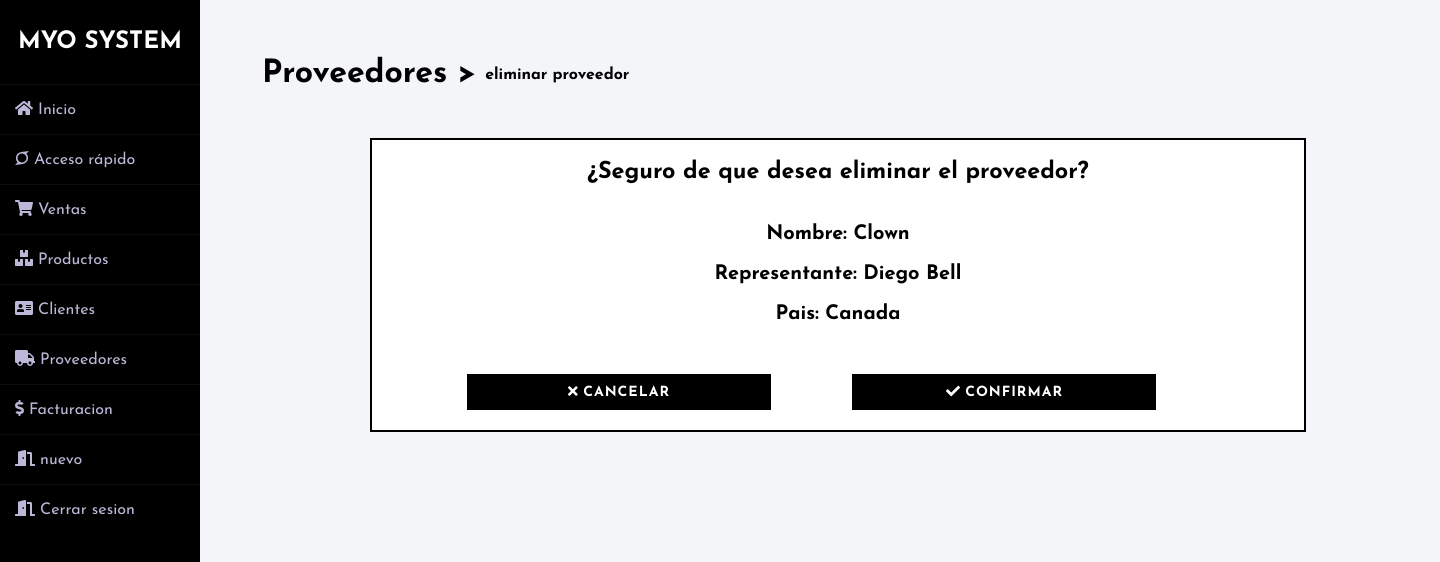
/d_prov.php?id=1 (signed in), run on the app's committed database.
### tables this page shows
CREATE TABLE `proveedor` (
  `idproveedor` int(11) NOT NULL,
  `nombreprov` varchar(255) NOT NULL,
  `representante` varchar(255) NOT NULL,
  `telefono` varchar(255) NOT NULL,
  `pais` varchar(255) NOT NULL,
  `activo` char(2) NOT NULL DEFAULT 'si'
);

### d_prov.php (the view, shortened to what this page needs)
<?php
  include 'links/d_clientelinks.php';
  include 'back/conexion.php';
 ?>
<?php
    $id = $_GET["id"];
    $cons = "SELECT nombreprov,representante,pais FROM proveedor WHERE idproveedor = $id";
    $ejec = mysqli_query($con,$cons);
    $rs = mysqli_fetch_array($ejec);
?>
<!DOCTYPE html>
<html>
<head>
</head>
<body>
	<div class="wrapper">
    <?php
    include 'links/sidebar.php';
    ?>
    <div class="main_content">
    <h1 class="black down"><a class="black" href="proveedores.php">Proveedores</a> ></h1>
    <h4 class="downr2">eliminar proveedor</h4>
    <div class="downp">
        <div class="conf">
          <h3 align="center">¿Seguro de que desea eliminar el proveedor?</h3><br><br>
          <h4 align="center">Nombre: <?php echo $rs["nombreprov"]; ?></h4><br>
          <h4 align="center">Representante: <?php echo $rs["representante"]; ?></h4><br>
          <h4 align="center">Pais: <?php echo $rs["pais"]; ?></h4>
          <button class="bot bot2 btn btn-2" onclick="window.location.href = 'proveedores.php';" ><i class="fas fa-times"></i>  cancelar </button>
          <button class="bot bot2 btn btn-2" onclick="window.location.href = 'back/b_dproveedor.php?id=<?php echo $id ?>';" ><i class="fas fa-check"></i>  confirmar </button>
        </div>
    </div>
        </div>
    	</div>
</body>
</html>

### css/cssgeneral.css (style rules this page uses)
.down { transform: translate(5%, 180%); }
.downr2 { transform: translate(23%, 220%); }
* { outline:none !important; }
a { text-decoration: none !important;outline: none !important; }
.downp { margin-left: 70px; margin-top: 90px; font-size: 20px; }

### css/botones.css (style rules this page uses)
.btn { border: none; font-size: 20px; color: inherit; background: none; cursor: pointer; padding: 15px 40px; text-transform: uppercase; letter-spacing: 1px; font-weight: 700; outline: none; -webkit-transition: all 0.3s; -moz-transition: all 0.3s; transition: all 0.3s; }
.btn:after { content: ''; position: absolute; z-index: -1; -webkit-transition: all 0.3s; -moz-transition: all 0.3s; transition: all 0.3s; }
.btn:before { speak: none; font-style: normal; font-weight: normal; font-variant: normal; text-transform: none; line-height: 1; position: relative; -webkit-font-smoothing: antialiased; }
.btn-2 { background: black; color: #fff; }
.btn-2:before { position: absolute; height: 100%; left: 0; top: 0; line-height: 3; font-size: 140%; width: 60px; }

### css/confirmardc.css (style rules this page uses)
.conf { padding: 20px; border: 2px solid black; width: 80%; margin-left: 100px; background: white; font-size: 20px; }

### css/botones2.css (style rules this page uses)
.bot { margin-top: 50px; margin-left: 75px; padding: 10px; width: 304px; font-size: 14px; }

### css/sidebar.css (style rules this page uses)
* { margin: 0; padding: 0; box-sizing: border-box; list-style: none; text-decoration: none; font-family: 'Josefin Sans', sans-serif; }
body { background-color: #f3f5f9; }
.wrapper { display: flex; position: relative; }
.wrapper .main_content { width: 100%; margin-left: 200px; }

### fw/all.css (style rules this page uses)
.fa-check:before { content: "\f00c"; }
.fa-times:before { content: "\f00d"; }

### data on the page
proveedor: nombreprov "Clown", representante "Diego Bell", pais "Canada"
